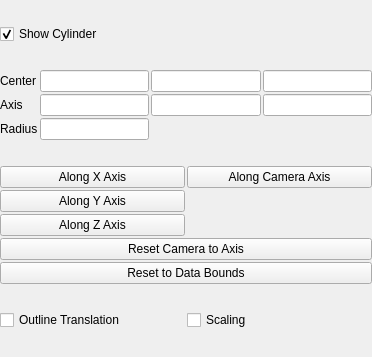
<?xml version="1.0" encoding="UTF-8"?>
<!-- SPDX-FileCopyrightText: Copyright (c) Kitware Inc. -->
<!-- SPDX-License-Identifier: BSD-3-Clause -->
<!-- Copied from ParaView Qt/ApplicationComponents for VESPA pqSHYXVascularStentCylinderWidget (uic). -->
<ui version="4.0">
 <class>CylinderPropertyWidget</class>
 <widget class="QWidget" name="CylinderPropertyWidget">
  <property name="geometry">
   <rect>
    <x>0</x>
    <y>0</y>
    <width>372</width>
    <height>357</height>
   </rect>
  </property>
  <property name="windowTitle">
   <string>Form</string>
  </property>
  <layout class="QGridLayout" name="layout1">
   <property name="margin">
    <number>0</number>
   </property>
   <property name="spacing">
    <number>2</number>
   </property>
   <item row="0" column="0" colspan="2">
    <widget class="QCheckBox" name="show3DWidget">
     <property name="toolTip">
      <string>Enable/disable showing the interactive cylinder widget in the 3d render view.</string>
     </property>
     <property name="text">
      <string>Show Cylinder</string>
     </property>
     <property name="checked">
      <bool>true</bool>
     </property>
    </widget>
   </item>
   <item row="7" column="0" colspan="2">
    <layout class="QGridLayout" name="gridLayout1">
     <property name="spacing">
      <number>2</number>
     </property>
     <item row="0" column="0">
      <widget class="QCheckBox" name="outlineTranslation">
       <property name="toolTip">
        <string>Enable/disable the ability to translate the bounding box by moving it with the mouse.</string>
       </property>
       <property name="text">
        <string>Outline Translation</string>
       </property>
      </widget>
     </item>
     <item row="0" column="1">
      <widget class="QCheckBox" name="scaling">
       <property name="toolTip">
        <string>Enable/disable the ability to scale the widget with the mouse.</string>
       </property>
       <property name="text">
        <string>Scaling</string>
       </property>
      </widget>
     </item>
    </layout>
   </item>
   <item row="5" column="0" colspan="2">
    <layout class="QGridLayout" name="gridLayout2">
     <property name="spacing">
      <number>2</number>
     </property>
     <item row="0" column="2">
      <widget class="pqDoubleLineEdit" name="centerY"/>
     </item>
     <item row="2" column="0">
      <widget class="QLabel" name="radiusLabel">
       <property name="text">
        <string>Radius</string>
       </property>
      </widget>
     </item>
     <item row="1" column="2">
      <widget class="pqDoubleLineEdit" name="axisY"/>
     </item>
     <item row="1" column="0">
      <widget class="QLabel" name="axisLabel">
       <property name="text">
        <string>Axis</string>
       </property>
      </widget>
     </item>
     <item row="1" column="1">
      <widget class="pqDoubleLineEdit" name="axisX"/>
     </item>
     <item row="2" column="1">
      <widget class="pqDoubleLineEdit" name="radius"/>
     </item>
     <item row="1" column="3">
      <widget class="pqDoubleLineEdit" name="axisZ">
       <property name="text">
        <string/>
       </property>
      </widget>
     </item>
     <item row="0" column="0">
      <widget class="QLabel" name="centerLabel">
       <property name="text">
        <string>Center</string>
       </property>
      </widget>
     </item>
     <item row="0" column="1">
      <widget class="pqDoubleLineEdit" name="centerX"/>
     </item>
     <item row="0" column="3">
      <widget class="pqDoubleLineEdit" name="centerZ"/>
     </item>
    </layout>
   </item>
   <item row="6" column="0" colspan="2">
    <layout class="QGridLayout" name="gridLayout3">
     <item row="0" column="0">
      <widget class="QPushButton" name="useXAxis">
       <property name="toolTip">
        <string>Use the X-axis as the cylinder's axis.</string>
       </property>
       <property name="text">
        <string>Along X Axis</string>
       </property>
      </widget>
     </item>
     <item row="1" column="0">
      <widget class="QPushButton" name="useYAxis">
       <property name="toolTip">
        <string>Use the Y-axis as the cylinder's axis.</string>
       </property>
       <property name="text">
        <string>Along Y Axis</string>
       </property>
      </widget>
     </item>
     <item row="2" column="0">
      <widget class="QPushButton" name="useZAxis">
       <property name="toolTip">
        <string>Use the Z-axis as the cylinder's axis.</string>
       </property>
       <property name="text">
        <string>Along Z Axis</string>
       </property>
      </widget>
     </item>
     <item row="0" column="1">
      <widget class="QPushButton" name="useCameraAxis">
       <property name="toolTip">
        <string>Use the camera's view direction as the axis of the cylinder.</string>
       </property>
       <property name="text">
        <string>Along Camera Axis</string>
       </property>
      </widget>
     </item>
     <item row="3" column="0" colspan="2">
      <widget class="QPushButton" name="resetCameraToAxis">
       <property name="toolTip">
        <string>Reset the camera to look along the cylinder's axis.</string>
       </property>
       <property name="text">
        <string>Reset Camera to Axis</string>
       </property>
      </widget>
     </item>
     <item row="4" column="0" colspan="2">
      <widget class="QPushButton" name="resetBounds">
       <property name="toolTip">
        <string>Reset the cylinder's properties based on the data bounds.</string>
       </property>
       <property name="text">
        <string>Reset to Data Bounds</string>
       </property>
      </widget>
     </item>
    </layout>
   </item>
  </layout>
 </widget>
 <customwidgets>
  <customwidget>
   <class>pqDoubleLineEdit</class>
   <extends>QLineEdit</extends>
   <header>pqDoubleLineEdit.h</header>
  </customwidget>
 </customwidgets>
 <tabstops>
  <tabstop>show3DWidget</tabstop>
  <tabstop>centerX</tabstop>
  <tabstop>centerY</tabstop>
  <tabstop>centerZ</tabstop>
  <tabstop>axisX</tabstop>
  <tabstop>axisY</tabstop>
  <tabstop>axisZ</tabstop>
  <tabstop>radius</tabstop>
  <tabstop>outlineTranslation</tabstop>
  <tabstop>scaling</tabstop>
 </tabstops>
 <resources/>
 <connections/>
</ui>
